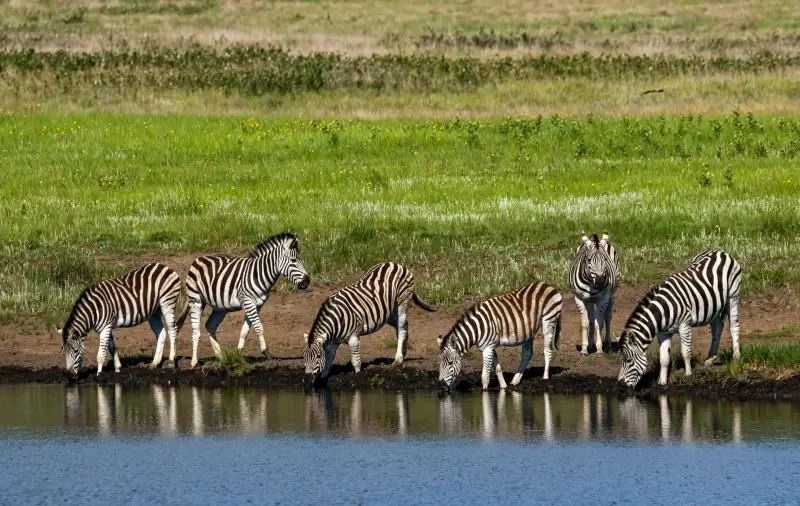
#> input picture Lab_2/image/example.jpg, 800 x 506 px, found by its file name
$ jupyter execute Example_YCbCr_decoder.ipynb   (shell and % lines are left out)
#> lines starting #> are read from the running program, lines starting #| are printed output that depends on the picture
[cell 1]

from PIL import Image
import matplotlib.pyplot as plt


im = Image.open('./example.jpg')
#> im is the input picture: PIL image 800x506 RGB; mean R, G, B 114.2, 117, 76.8

[cell 2]
plt.figure()
plt.title("Original")
plt.imshow(im)

ycbcr = im.convert('YCbCr')
#> ycbcr: PIL image 800x506 YCbCr; mean of channels 0, 1, 2 111.1, 107.9, 129.4
(y, cb, cr) = ycbcr.split()
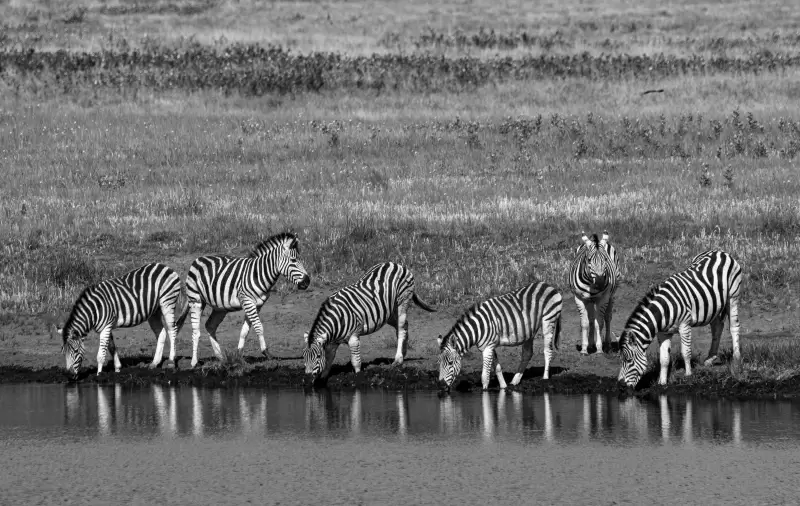
#> y: PIL image 800x506 L; min 0, max 255, mean 111.1
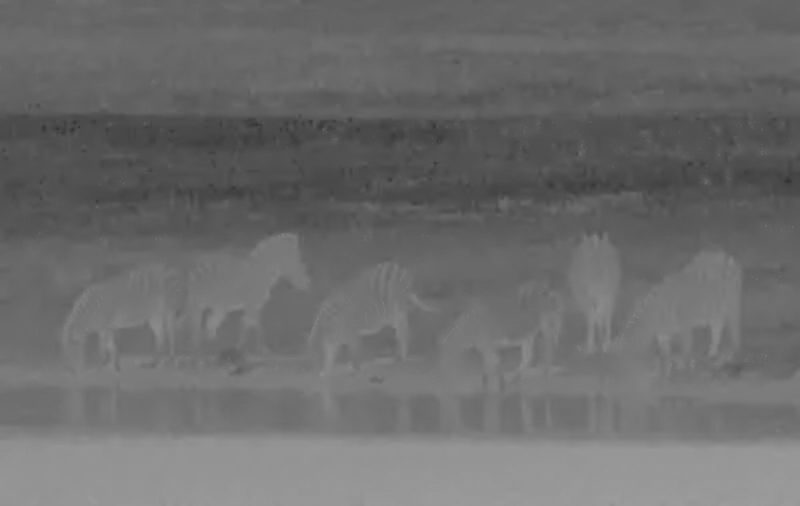
#> cb: PIL image 800x506 L; min 50, max 157, mean 107.9
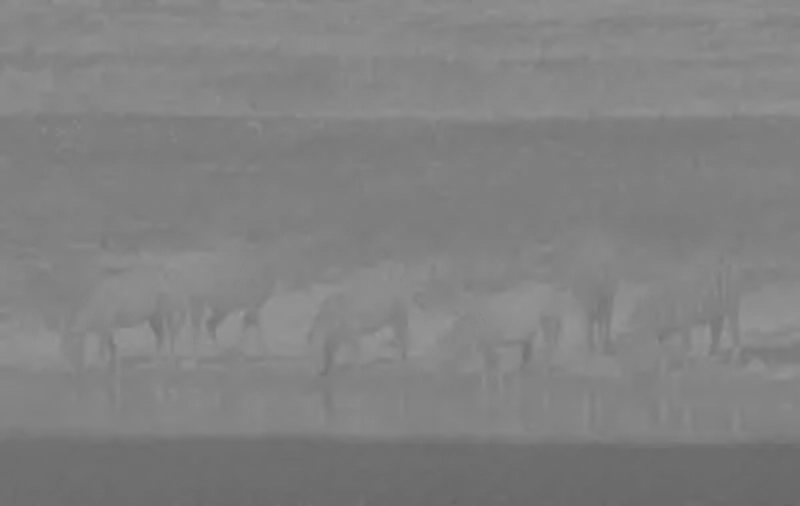
#> cr: PIL image 800x506 L; min 99, max 156, mean 129.4

plt.figure()
plt.subplot(131)
plt.title("Y")
plt.imshow(y, cmap="gray")
plt.subplot(132)
plt.title("Cb")
plt.imshow(cb, cmap="Blues")
plt.subplot(133)
plt.title("Cr")
plt.imshow(cr, cmap="Reds")
plt.show()
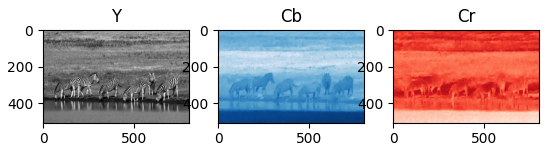
#> figure drawn by matplotlib, 3 panels
